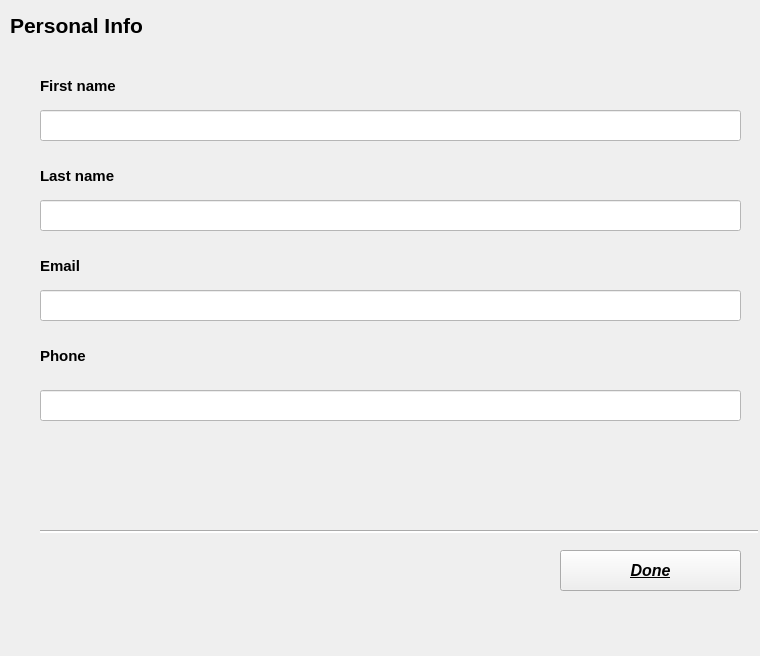
<?xml version="1.0" encoding="UTF-8"?>
<!--Edit Profile-->
<ui version="4.0">
 <class>Form</class>
 <widget class="QWidget" name="Form">
  <property name="geometry">
   <rect>
    <x>0</x>
    <y>0</y>
    <width>760</width>
    <height>656</height>
   </rect>
  </property>
  <property name="windowTitle">
   <string>Form</string>
  </property>
  <property name="styleSheet">
   <string notr="true">/*background-color: rgb(50, 50, 50);
</string>
  </property>
  <widget class="QLabel" name="label_6">
   <property name="geometry">
    <rect>
     <x>10</x>
     <y>10</y>
     <width>201</width>
     <height>31</height>
    </rect>
   </property>
   <property name="font">
    <font>
     <pointsize>16</pointsize>
     <weight>75</weight>
     <bold>true</bold>
    </font>
   </property>
   <property name="styleSheet">
    <string notr="true">/*color:rgb(255, 255, 255);*/
color: rgb(0, 0, 0);
</string>
   </property>
   <property name="text">
    <string>Personal Info</string>
   </property>
  </widget>
  <widget class="Line" name="line_10">
   <property name="geometry">
    <rect>
     <x>350</x>
     <y>530</y>
     <width>118</width>
     <height>3</height>
    </rect>
   </property>
   <property name="styleSheet">
    <string notr="true">background-color: rgb(255, 255, 255);</string>
   </property>
   <property name="orientation">
    <enum>Qt::Horizontal</enum>
   </property>
  </widget>
  <widget class="QLabel" name="label_9">
   <property name="geometry">
    <rect>
     <x>40</x>
     <y>160</y>
     <width>201</width>
     <height>31</height>
    </rect>
   </property>
   <property name="font">
    <font>
     <pointsize>11</pointsize>
     <weight>75</weight>
     <bold>true</bold>
    </font>
   </property>
   <property name="styleSheet">
    <string notr="true">/*color:rgb(255, 255, 255);*/
color: rgb(0, 0, 0);
</string>
   </property>
   <property name="text">
    <string>Last name</string>
   </property>
  </widget>
  <widget class="Line" name="line_8">
   <property name="geometry">
    <rect>
     <x>640</x>
     <y>530</y>
     <width>118</width>
     <height>3</height>
    </rect>
   </property>
   <property name="styleSheet">
    <string notr="true">background-color: rgb(255, 255, 255);
</string>
   </property>
   <property name="orientation">
    <enum>Qt::Horizontal</enum>
   </property>
  </widget>
  <widget class="Line" name="line_11">
   <property name="geometry">
    <rect>
     <x>130</x>
     <y>530</y>
     <width>118</width>
     <height>3</height>
    </rect>
   </property>
   <property name="styleSheet">
    <string notr="true">background-color: rgb(255, 255, 255);
</string>
   </property>
   <property name="orientation">
    <enum>Qt::Horizontal</enum>
   </property>
  </widget>
  <widget class="QPushButton" name="done_bt">
   <property name="geometry">
    <rect>
     <x>560</x>
     <y>550</y>
     <width>181</width>
     <height>41</height>
    </rect>
   </property>
   <property name="font">
    <font>
     <pointsize>12</pointsize>
     <weight>75</weight>
     <italic>true</italic>
     <bold>true</bold>
     <underline>true</underline>
    </font>
   </property>
   <property name="styleSheet">
    <string notr="true">/*color:rgb(255, 255, 255);*/
color: rgb(0, 0, 0);
selection-color: rgb(255, 255, 255);
border-color: rgb(255, 255, 255);</string>
   </property>
   <property name="text">
    <string>Done</string>
   </property>
  </widget>
  <widget class="Line" name="line_13">
   <property name="geometry">
    <rect>
     <x>240</x>
     <y>530</y>
     <width>118</width>
     <height>3</height>
    </rect>
   </property>
   <property name="styleSheet">
    <string notr="true">background-color: rgb(255, 255, 255);</string>
   </property>
   <property name="orientation">
    <enum>Qt::Horizontal</enum>
   </property>
  </widget>
  <widget class="Line" name="line_9">
   <property name="geometry">
    <rect>
     <x>570</x>
     <y>530</y>
     <width>118</width>
     <height>3</height>
    </rect>
   </property>
   <property name="styleSheet">
    <string notr="true">background-color: rgb(255, 255, 255);
</string>
   </property>
   <property name="orientation">
    <enum>Qt::Horizontal</enum>
   </property>
  </widget>
  <widget class="Line" name="line_12">
   <property name="geometry">
    <rect>
     <x>40</x>
     <y>530</y>
     <width>118</width>
     <height>3</height>
    </rect>
   </property>
   <property name="styleSheet">
    <string notr="true">background-color: rgb(255, 255, 255);
</string>
   </property>
   <property name="orientation">
    <enum>Qt::Horizontal</enum>
   </property>
  </widget>
  <widget class="QLabel" name="label_11">
   <property name="geometry">
    <rect>
     <x>40</x>
     <y>340</y>
     <width>201</width>
     <height>31</height>
    </rect>
   </property>
   <property name="font">
    <font>
     <pointsize>11</pointsize>
     <weight>75</weight>
     <bold>true</bold>
    </font>
   </property>
   <property name="styleSheet">
    <string notr="true">/*color:rgb(255, 255, 255);*/
color: rgb(0, 0, 0);
</string>
   </property>
   <property name="text">
    <string>Phone</string>
   </property>
  </widget>
  <widget class="Line" name="line_14">
   <property name="geometry">
    <rect>
     <x>460</x>
     <y>530</y>
     <width>118</width>
     <height>3</height>
    </rect>
   </property>
   <property name="styleSheet">
    <string notr="true">background-color: rgb(255, 255, 255);</string>
   </property>
   <property name="orientation">
    <enum>Qt::Horizontal</enum>
   </property>
  </widget>
  <widget class="QLabel" name="label_7">
   <property name="geometry">
    <rect>
     <x>40</x>
     <y>70</y>
     <width>201</width>
     <height>31</height>
    </rect>
   </property>
   <property name="font">
    <font>
     <pointsize>11</pointsize>
     <weight>75</weight>
     <bold>true</bold>
    </font>
   </property>
   <property name="styleSheet">
    <string notr="true">/*color:rgb(255, 255, 255);*/
color: rgb(0, 0, 0);
</string>
   </property>
   <property name="text">
    <string>First name</string>
   </property>
  </widget>
  <widget class="QLabel" name="label_10">
   <property name="geometry">
    <rect>
     <x>40</x>
     <y>250</y>
     <width>201</width>
     <height>31</height>
    </rect>
   </property>
   <property name="font">
    <font>
     <pointsize>11</pointsize>
     <weight>75</weight>
     <bold>true</bold>
    </font>
   </property>
   <property name="styleSheet">
    <string notr="true">/*color:rgb(255, 255, 255);*/
color: rgb(0, 0, 0);
</string>
   </property>
   <property name="text">
    <string>Email</string>
   </property>
  </widget>
  <widget class="QLineEdit" name="f_n">
   <property name="geometry">
    <rect>
     <x>40</x>
     <y>110</y>
     <width>701</width>
     <height>31</height>
    </rect>
   </property>
   <property name="styleSheet">
    <string notr="true">background-color: rgb(255, 255, 255);
font: 75 11pt &quot;MS Shell Dlg 2&quot;;
color:rgb(0, 0, 0);
</string>
   </property>
  </widget>
  <widget class="QLineEdit" name="last_name_Edit">
   <property name="geometry">
    <rect>
     <x>40</x>
     <y>200</y>
     <width>701</width>
     <height>31</height>
    </rect>
   </property>
   <property name="styleSheet">
    <string notr="true">background-color: rgb(255, 255, 255);
font: 75 11pt &quot;MS Shell Dlg 2&quot;;
color:rgb(0, 0, 0);
</string>
   </property>
  </widget>
  <widget class="QLineEdit" name="email_Edit">
   <property name="geometry">
    <rect>
     <x>40</x>
     <y>290</y>
     <width>701</width>
     <height>31</height>
    </rect>
   </property>
   <property name="styleSheet">
    <string notr="true">background-color: rgb(255, 255, 255);
font: 75 11pt &quot;MS Shell Dlg 2&quot;;
color:rgb(0, 0, 0);
</string>
   </property>
  </widget>
  <widget class="QLineEdit" name="phone_Edit">
   <property name="geometry">
    <rect>
     <x>40</x>
     <y>390</y>
     <width>701</width>
     <height>31</height>
    </rect>
   </property>
   <property name="styleSheet">
    <string notr="true">background-color: rgb(255, 255, 255);
font: 75 11pt &quot;MS Shell Dlg 2&quot;;
color:rgb(0, 0, 0);
</string>
   </property>
  </widget>
 </widget>
 <resources/>
 <connections/>
</ui>
